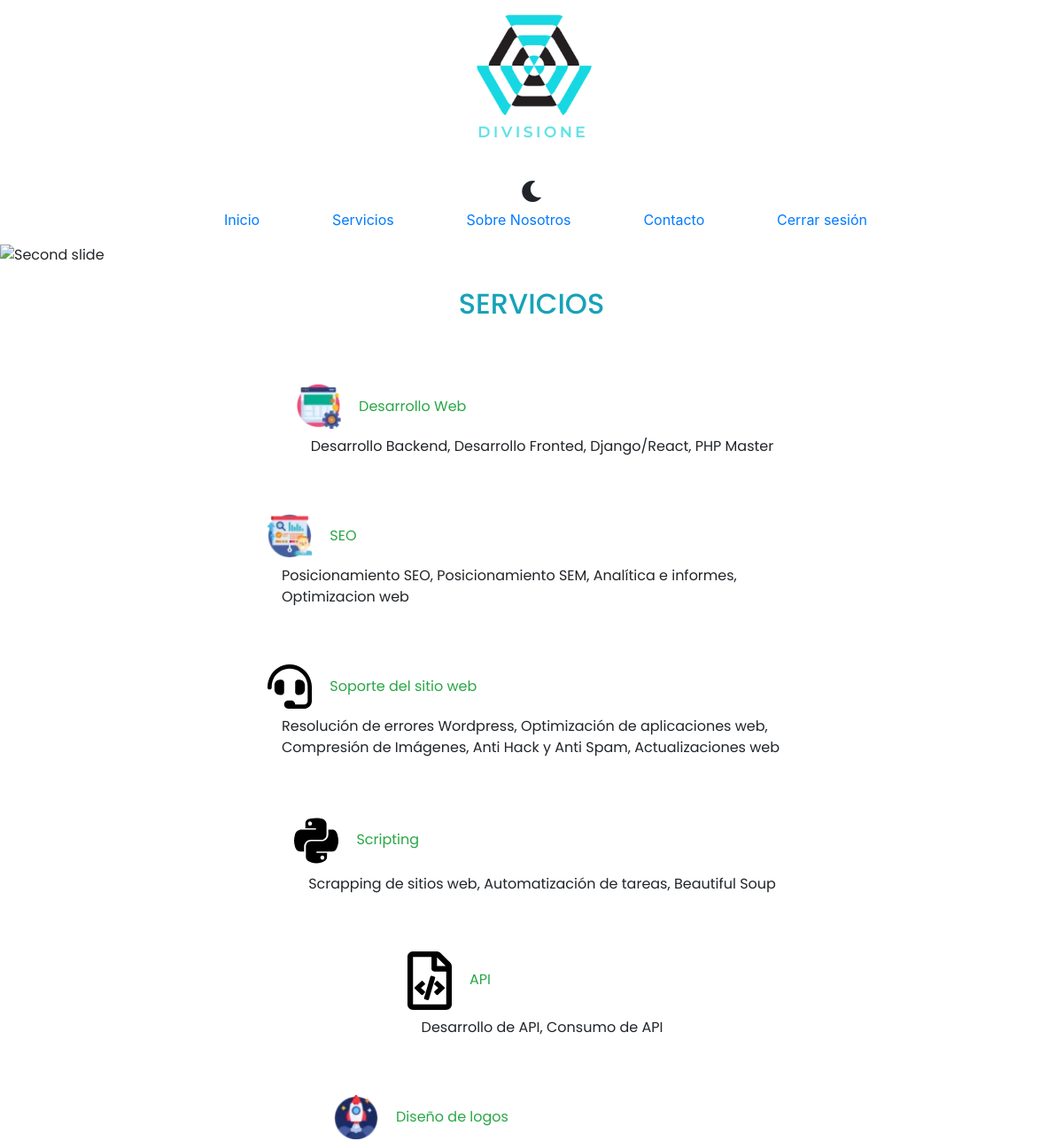
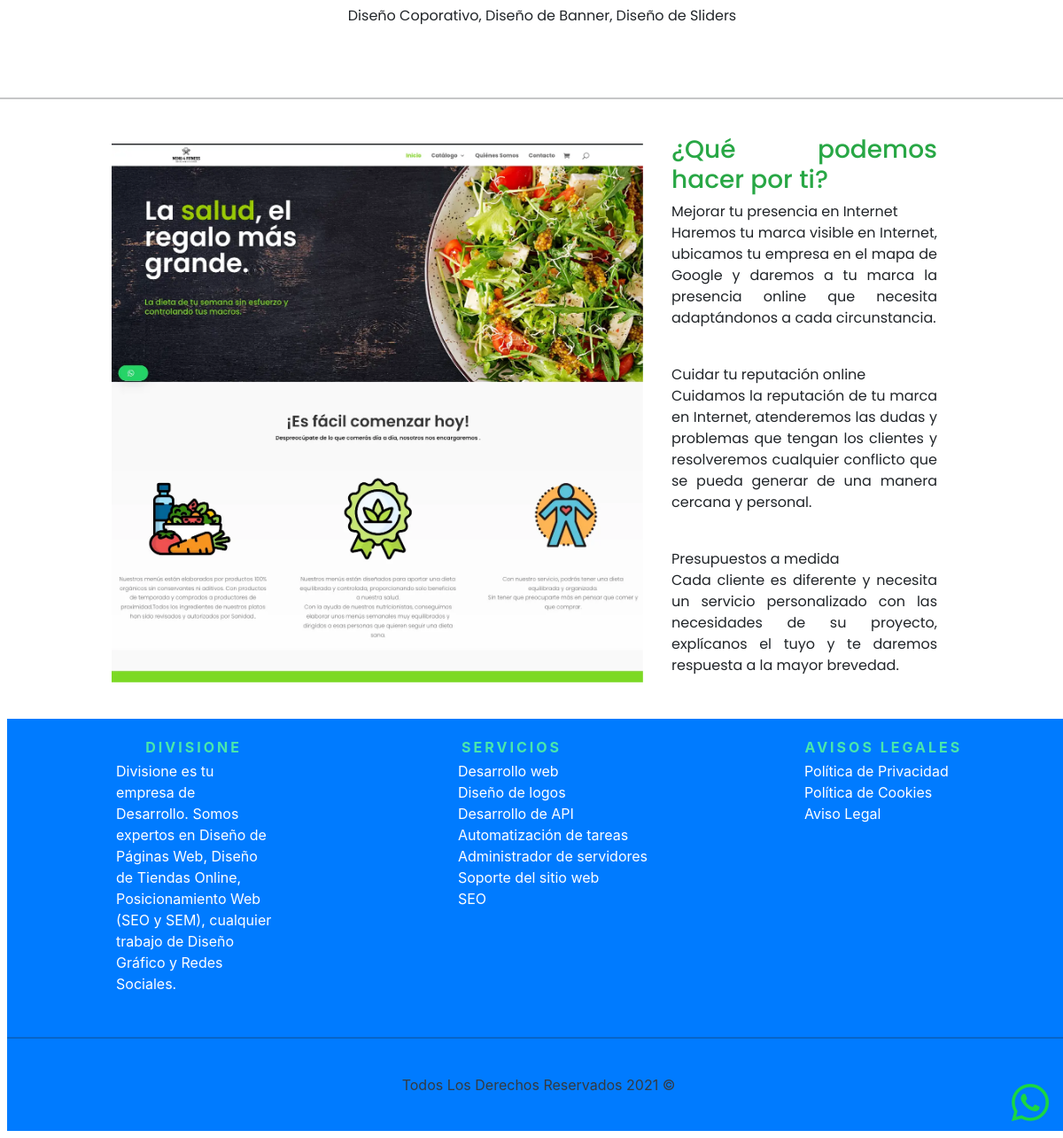
The app's page /servicios.php (signed in) with its own data (2 pictures, top to bottom).
### tables this page shows
CREATE TABLE `services` (
  `id` int(11) NOT NULL AUTO_INCREMENT,
  `name` varchar(45) NOT NULL,
  `description` text NOT NULL,
  `price` int(5) NOT NULL,
  `imageProduct` varchar(100) DEFAULT NULL,
  PRIMARY KEY (`id`)
);

CREATE TABLE `service` (
  `id` int(11) NOT NULL AUTO_INCREMENT,
  `serviceID` int(11) NOT NULL,
  `name` varchar(255) DEFAULT NULL,
  PRIMARY KEY (`id`),
  KEY `fk_service` (`serviceID`),
  CONSTRAINT `fk_service` FOREIGN KEY (`serviceID`) REFERENCES `services` (`id`)
  ON DELETE CASCADE
  ON UPDATE CASCADE
);

### servicios.php (the view, shortened to what this page needs)
<?php
    $db = connectDB();
    $query = "SELECT id, name, imageProduct FROM services ORDER BY id DESC";
    $data = mysqli_query($db, $query);
?>
<main class="wrap">
    <div id="carouselExampleSlidesOnly" class="carousel slide" data-ride="carousel">
    <div class="carousel-inner">
        <div class="carousel-item active">
            <img class="d-block w-100" src="build/img/xbanner-services-2.webp" alt="Second slide">
        </div>
    </div>
    </div>
    <section class="services-box d-flex flex-column">
    <h2 class="text-info m-4 text-center text-uppercase">Servicios</h2>
        <div class="content-box d-flex flex-wrap m-4 justify-content-center">
            <?php while ( $service = mysqli_fetch_assoc($data) ): ?>
                <div class="service-box m-4">
                    <a class="m-2" href="service.php?id=<?php echo $service['id'] ?>"><img src="admin/img/<?php echo $service['imageProduct'] ?>" class="img-products" alt="Plan Desarrollo web" ></a>
                    <a href="service.php?id=<?php echo $service['id'] ?>" class="m-2 title-services-box text-success"> <?php echo $service['name']?> </a>
                    <?php
                    $queryToServices = "SELECT name FROM service WHERE serviceID = ${service['id']}";
                    $dataToServices = mysqli_query($db,$queryToServices);
                    ?>
                    <?php while ( $services = mysqli_fetch_assoc($dataToServices) ): ?>
                        <p class="mt-2 ml-4"> <?php echo $services['name'] ?> </p>
                    <?php endwhile; ?>
                </div>
            <?php endwhile; ?>
        </div>
    </section>
    <hr>
    <section class="what-help align-self-center justify-content-center">
        <div id="carouselExampleSlidesOnly" class="carousel slide w-50 m-2" data-ride="carousel">
            <div class="carousel-inner">
                <div class="carousel-item active">
                    <img class="d-block w-100" src="build/img/menu4.webp" alt="proyecto tucodigofavorito.com">
                </div>
            </div>
        </div>
        <div class="content-carousel m-4">
            <h3 class="text-success">¿Qué podemos hacer por ti?</h3>
            <span>Mejorar tu presencia en Internet</span>
            <p>Haremos tu marca visible en Internet, ubicamos tu empresa en el mapa de Google y daremos a tu marca la presencia online que necesita adaptándonos a cada circunstancia.</p>
            <br/>
            <span>Cuidar tu reputación online</span>
            <p>Cuidamos la reputación de tu marca en Internet, atenderemos las dudas y problemas que tengan los clientes y resolveremos cualquier conflicto que se pueda generar de una manera cercana y personal.</p>
            <br/>
            <span>Presupuestos a medida</span>
            <p>Cada cliente es diferente y necesita un servicio personalizado con las necesidades de su proyecto, explícanos el tuyo y te daremos respuesta a la mayor brevedad.</p>
        </div>
    </section>
</main>

### build/css/app.css (style rules this page uses)
.what-help { align-items:center;display:flex;flex-flow:column wrap }
@media (min-width:768px) { .what-help { flex-flow:row wrap } }
.content-carousel { width:93% }
.content-carousel * { text-align:justify }
@media (min-width:768px) { .content-carousel { width:25% } }
.content-box { align-self:center;width:55%!important }
.img-products { width:50px }
html { -webkit-text-size-adjust:100%;line-height:1.15 }
body { margin:0 }
main { display:block }
hr { box-sizing:content-box;height:0;overflow:visible }
a { background-color:transparent }
img { border-style:none }
*,:after,:before { box-sizing:inherit }
a { text-decoration:none }
.wrap { display:flex;flex-flow:column wrap;font-family:Poppins,sans-serif }

### records on screen
services: imageProduct (picture), name "Desarrollo Web"
service: name "Desarrollo Backend, Desarrollo Fronted, Django/React, PHP Master"
services: imageProduct (picture), name "SEO"
service: name "Posicionamiento SEO, Posicionamiento SEM, Analítica e informes, Optimizacion web"
services: imageProduct (picture), name "Soporte del sitio web"
service: name "Resolución de errores Wordpress, Optimización de aplicaciones web, Compresión de Imágenes, Anti Hack y Anti Spam, Actualizaciones web"
services: imageProduct (picture), name "Scripting"
service: name "Scrapping de sitios web, Automatización de tareas, Beautiful Soup"
services: imageProduct (picture), name "API"
service: name "Desarrollo de API, Consumo de API"
services: imageProduct (picture), name "Diseño de logos"
service: name "Diseño Coporativo, Diseño de Banner, Diseño de Sliders"
